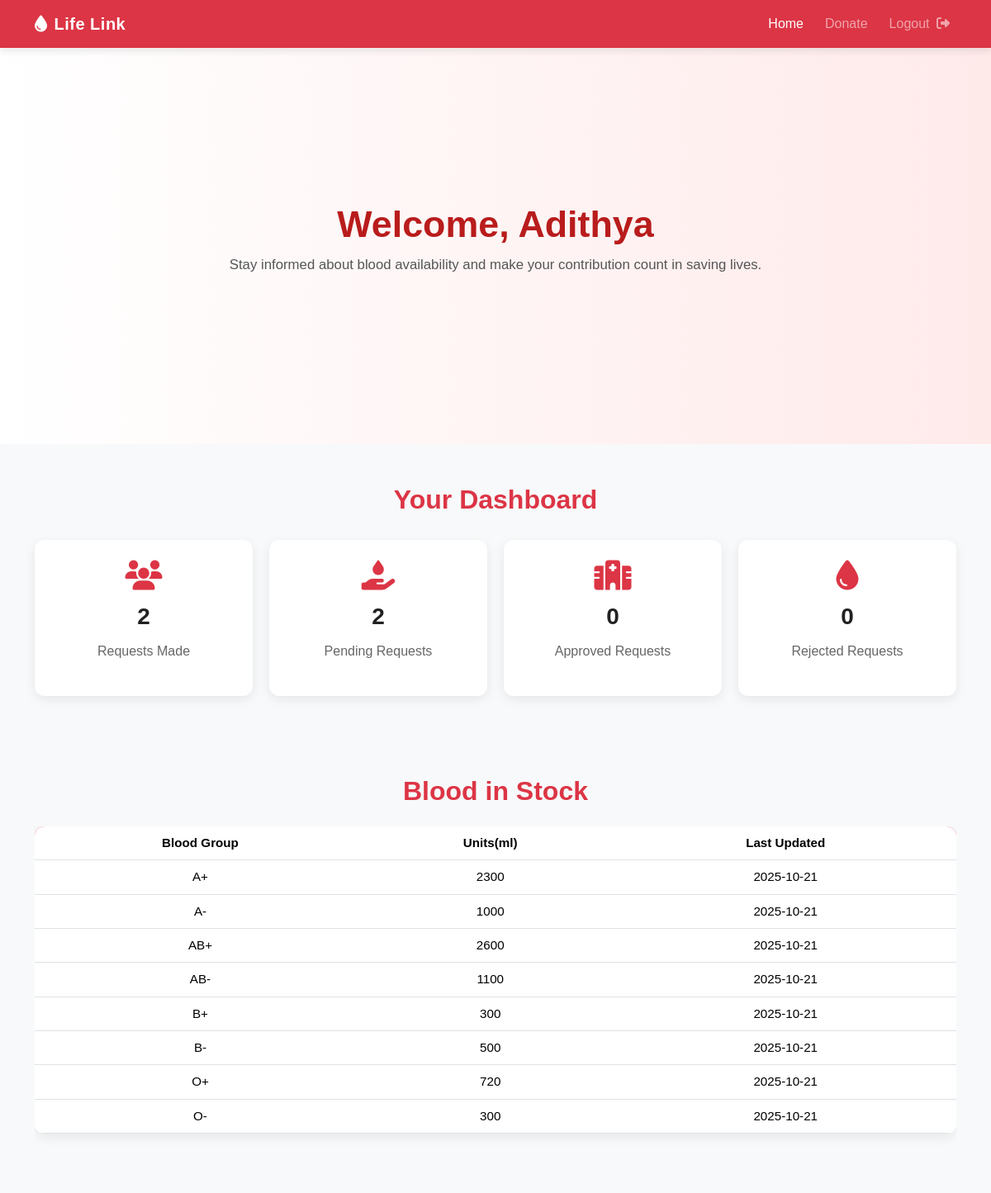
/donorhome/ (signed in, upper part), run on an earlier commit of the app's database.
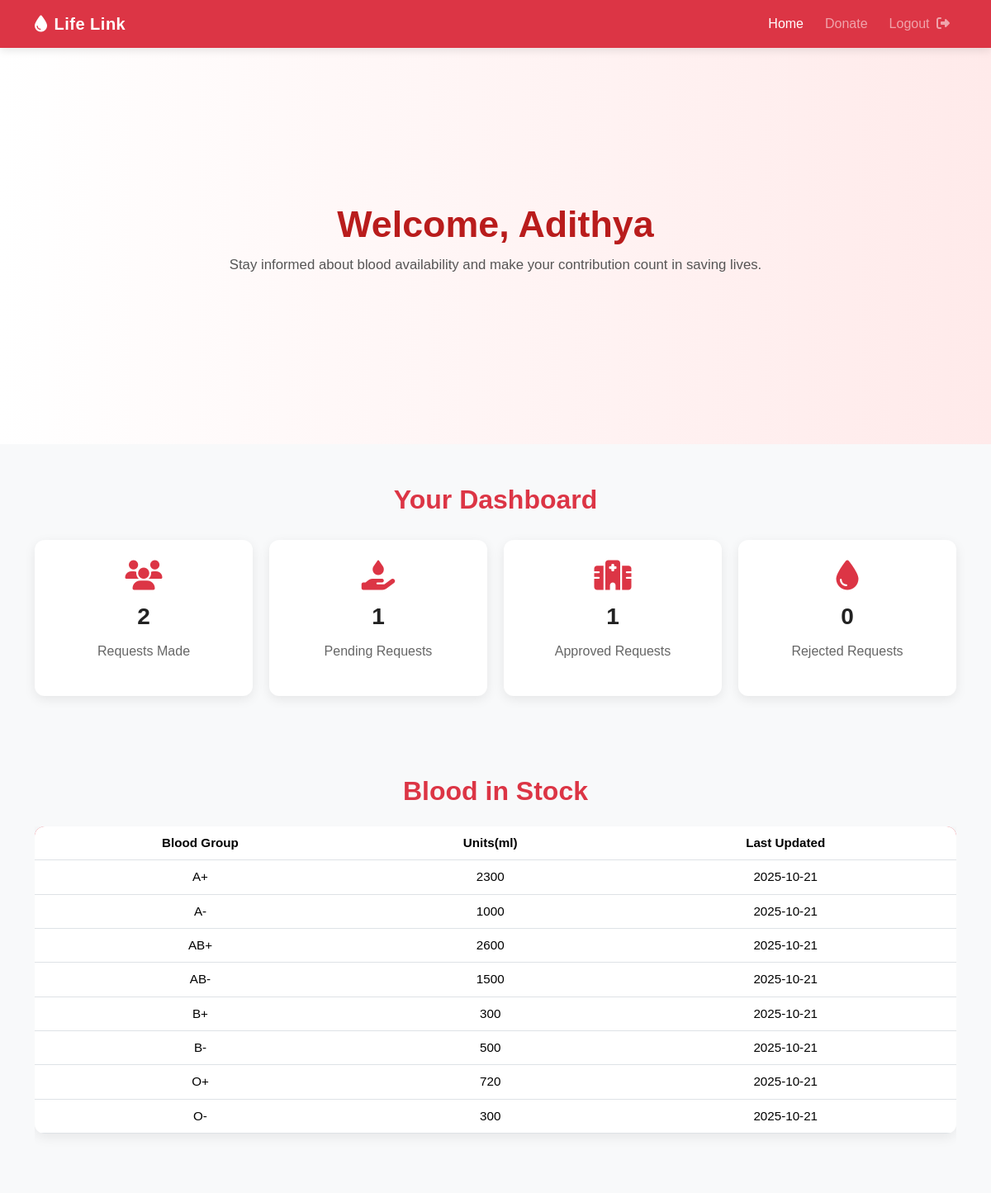
And on a later commit of the database.
### blood_bank_app/models.py (models this page shows, shortened)
class BloodStock(models.Model):
    BLOOD_GROUPS = BLOOD_GROUP_CHOICES
    blood_group = models.CharField(max_length=3, choices=BLOOD_GROUPS, unique=True)
    units = models.PositiveIntegerField(default=0)
    collection_date = models.DateField(auto_now_add=True)
    expiry_date = models.DateField(blank=True, null=True)
    last_updated = models.DateTimeField(auto_now=True)

### blood_bank_app/views.py (the view)
# urls.py: path('donorhome/', views.donor_home, name='donorhome'),
def donor_home(request):
    donor_records = DonorForm.objects.filter(user=request.user)
    context = {
        'total_requests': donor_records.count(),
        'pending_requests': donor_records.filter(status='Pending').count(),
        'approved_requests': donor_records.filter(status='Approved').count(),
        'rejected_requests': donor_records.filter(status='Rejected').count(),
        'stocks': BloodStock.objects.all().order_by('blood_group'),
    }
    return render(request, 'donor/donor_home.html', context)

### blood_bank_app/templates/donor/donor_home.html (shortened to what this page needs)
<!DOCTYPE html>
<html lang="en">
<head>
  <link href="https://cdn.jsdelivr.net/npm/bootstrap@5.3.3/dist/css/bootstrap.min.css" rel="stylesheet">
  <link rel="stylesheet" href="https://cdnjs.cloudflare.com/ajax/libs/font-awesome/6.4.2/css/all.min.css">
</head>
<body>
  <nav class="navbar navbar-expand-lg navbar-dark">
    <div class="container">
      <a class="navbar-brand fw-bold" href="#"><i class="fa-solid fa-droplet me-2"></i>Life Link</a>
      <div class="collapse navbar-collapse" id="navbarNav">
        <ul class="navbar-nav ms-auto">
          <li class="nav-item"><a class="nav-link active" href="{% url 'donorhome' %}">Home</a></li>
          <li class="nav-item"><a class="nav-link" href="{% url 'donateform' %}">Donate</a></li>
          <li class="nav-item">
            <a class="nav-link" href="{% url 'logout' %}" onclick="return confirmLogout()">
              Logout <i class="fa-solid fa-right-from-bracket ms-1"></i>
            </a>
          </li>
        </ul>
      </div>
    </div>
  </nav>
  <section class="hero">
    <div class="container">
      <h1>Welcome, {{ request.user.username }}</h1>
      <p>Stay informed about blood availability and make your contribution count in saving lives.</p>
    </div>
  </section>
  <section class="container my-5">
    <h2 class="fw-bold text-center text-danger mb-4">Your Dashboard</h2>
    <div class="summary-cards">
      <div class="summary-card">
        <i class="fa-solid fa-users"></i>
        <p class="count-number">{{ total_requests }}</p>
        <p>Requests Made</p>
      </div>
      <div class="summary-card">
        <i class="fa-solid fa-hand-holding-droplet"></i>
        <p class="count-number">{{ pending_requests }}</p>
        <p>Pending Requests</p>
      </div>
      <div class="summary-card">
        <i class="fa-solid fa-hospital"></i>
        <p class="count-number">{{ approved_requests }}</p>
        <p>Approved Requests</p>
      </div>
      <div class="summary-card">
        <i class="fa-solid fa-droplet"></i>
        <p class="count-number">{{ rejected_requests }}</p>
        <p>Rejected Requests</p>
      </div>
    </div>
  </section>
  <section class="py-5 text-center">
    <div class="container">
      <h2 class="fw-bold mb-4 text-danger">Blood in Stock</h2>
      <div class="table-responsive">
        <table class="table align-middle text-center">
          <thead>
            <tr>
              <th>Blood Group</th>
              <th>Units(ml)</th>
              <th>Last Updated</th>
            </tr>
          </thead>
          <tbody>
            {% for stock in stocks %}
            <tr>
              <td>{{ stock.blood_group }}</td>
              <td>{{ stock.units }}</td>
              <td>{{ stock.last_updated|date:"Y-m-d" }}</td>
            </tr>
            {% empty %}
            <tr><td colspan="3">No stock records found.</td></tr>
            {% endfor %}
          </tbody>
        </table>
      </div>
    </div>
  </section>
</body>
</html>

What changed in the data, as far as the page shows it:
changed BloodStock "AB-": units "1100" → "1500"
Also different on the page:
{{ pending_requests }}: "2" → "1"
{{ approved_requests }}: "0" → "1"
